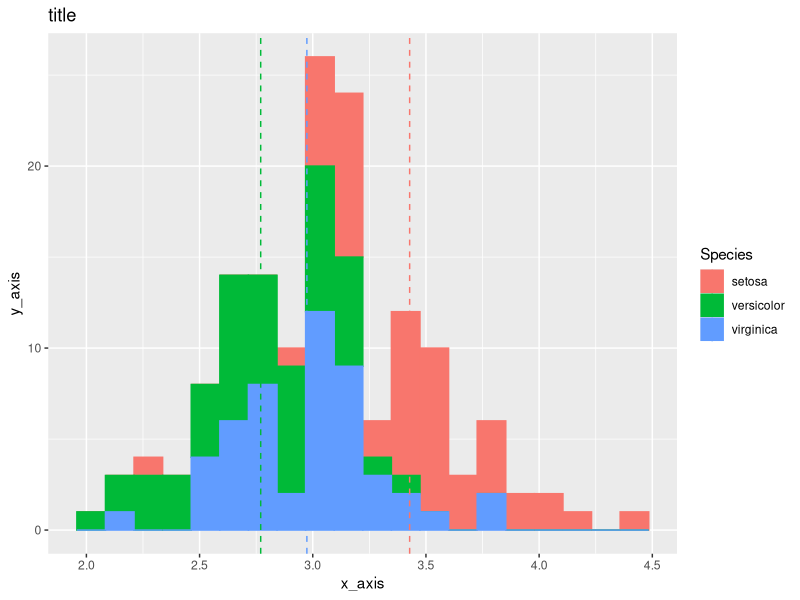
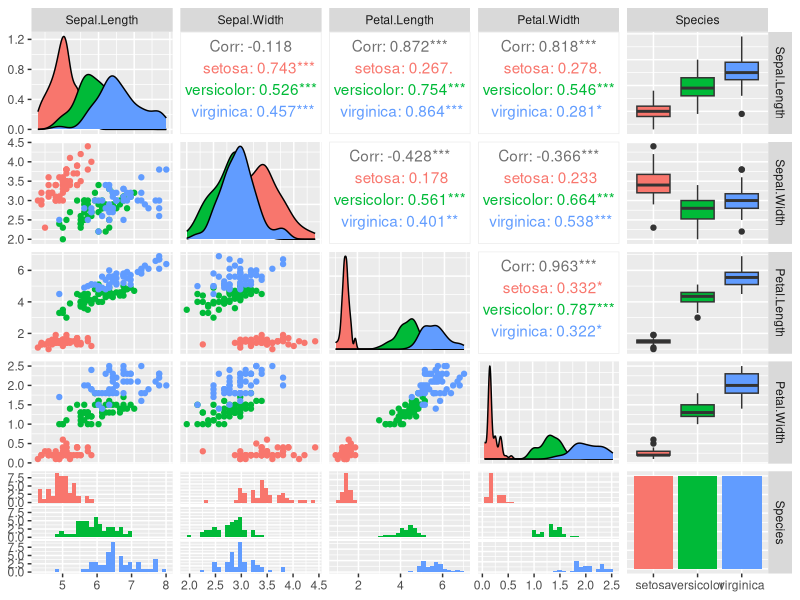
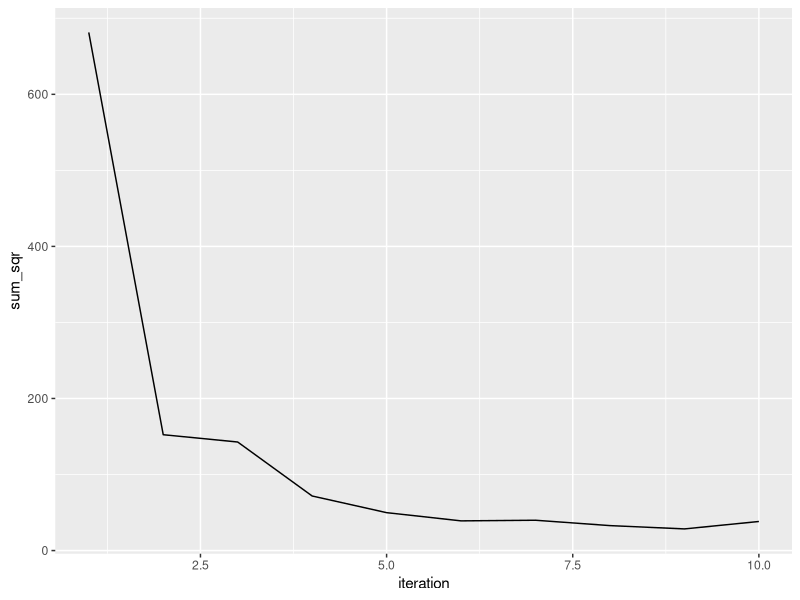
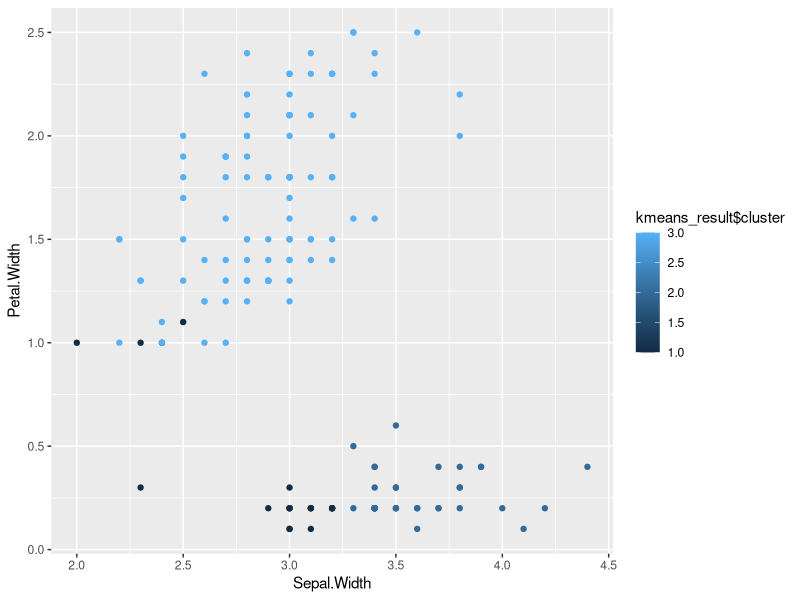
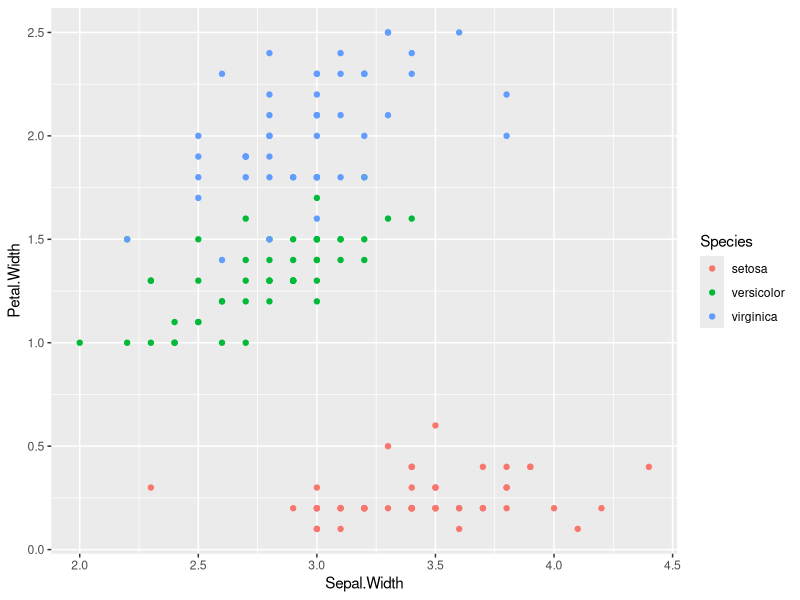

Here is the R script that generated these plots, in order:
library(magrittr)
install.packages("ggplot2")
library("ggplot2")

install.packages("GGally")
library("GGally") 

library(cluster)

# Zadanie 1
lst <- 1:10

print(lst)
lst%<>% log2()%>%sin()%>%sum()%>%sqrt()

print(lst)

data(iris)

print(head(iris,6))

spc <- iris%>% 
    aggregate(.~Species,.,mean)

print(spc)

# Zadanie 2

plots <- ggplot(iris,aes(x=Sepal.Width))+
    geom_histogram(aes(fill=Species,color=Species),bins=20) + 
    geom_vline(data=spc,aes(xintercept=Sepal.Width,color=Species),linetype="dashed")+
    labs(x='x_axis',y='y_axis',title='title')
ggsave("/home/rplot.jpg",plot = plots)

plots <- ggpairs(data = iris,aes(color = Species))
ggsave("/home/rplot2.jpg",plot = plots)

# Zadanie 3

x <- iris[,1:4]
y <- iris[,5]

sum_sqr <- c() 
for(i in 1:10){
    kmeans_result <- kmeans(x, i)
    sum_sqr <- append(sum_sqr, kmeans_result$tot.withinss)
}

plots <- ggplot(data.frame(iteration = 1:length(sum_sqr), value = sum_sqr), aes(x = iteration, y = sum_sqr)) + geom_line()
ggsave("/home/rplot3.jpg",plot = plots)

kmeans_result <- kmeans(x, 3)
plots <- ggplot(iris, aes(x = Sepal.Width, y = Petal.Width, color = kmeans_result$cluster)) + geom_point()
ggsave("/home/rplot4.jpg",plot = plots)

plots <- ggplot(iris, aes(x = Sepal.Width, y = Petal.Width, color = Species)) + geom_point()
ggsave("/home/rplot5.jpg",plot = plots)